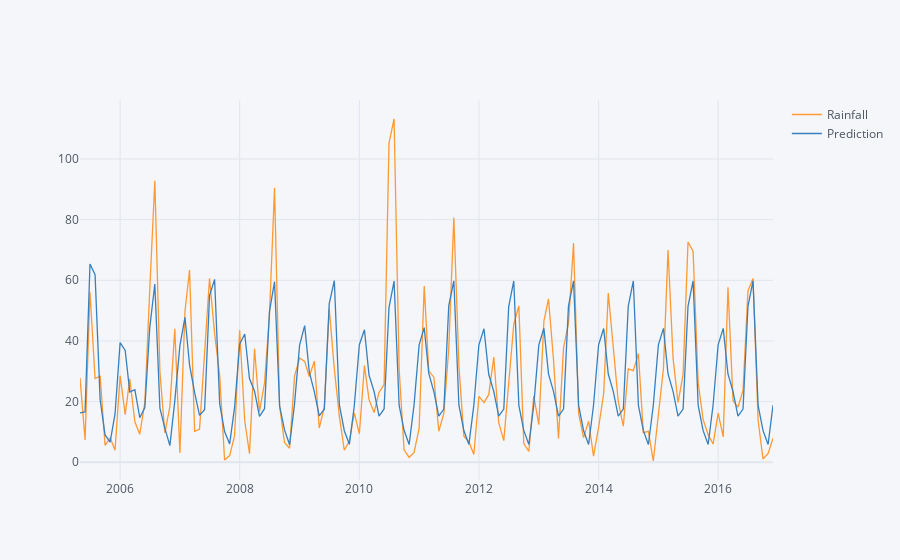

Notebook source saved alongside this figure:
### Code cell
future_forecast = model.predict(len(valid))
future_forecast = pd.DataFrame(future_forecast,index =valid.index,columns=['Prediction'])
pd.concat([valid,future_forecast],axis=1).iplot()

### Figure 1 — Plotly figure (JSON) as saved in the notebook; plotly's stock layout.template omitted (floating-point values rounded to 4 significant figures; data arrays with more than 128 entries replaced by an {"elided": "..."} marker saying what was removed)
{"data": [{"line": {"color": "rgba(255, 153, 51, 1.0)", "dash": "solid", "shape": "linear", "width": 1.3}, "mode": "lines", "name": "Rainfall", "text": "", "type": "scatter", "x": {"elided": "140 str values"}, "y": {"elided": "140 float values"}}, {"line": {"color": "rgba(55, 128, 191, 1.0)", "dash": "solid", "shape": "linear", "width": 1.3}, "mode": "lines", "name": "Prediction", "text": "", "type": "scatter", "x": {"elided": "140 str values"}, "y": {"elided": "140 float values"}}], "layout": {"legend": {"bgcolor": "#F5F6F9", "font": {"color": "#4D5663"}}, "paper_bgcolor": "#F5F6F9", "plot_bgcolor": "#F5F6F9", "title": {"font": {"color": "#4D5663"}}, "xaxis": {"gridcolor": "#E1E5ED", "showgrid": true, "tickfont": {"color": "#4D5663"}, "title": {"font": {"color": "#4D5663"}, "text": ""}, "zerolinecolor": "#E1E5ED"}, "yaxis": {"gridcolor": "#E1E5ED", "showgrid": true, "tickfont": {"color": "#4D5663"}, "title": {"font": {"color": "#4D5663"}, "text": ""}, "zerolinecolor": "#E1E5ED"}}}
